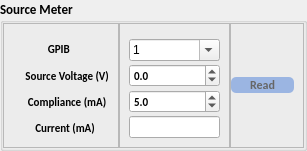
            <widget class="QGroupBox" name="groupBox_9">
             <property name="sizePolicy">
              <sizepolicy hsizetype="Preferred" vsizetype="Expanding">
               <horstretch>0</horstretch>
               <verstretch>2</verstretch>
              </sizepolicy>
             </property>
             <property name="font">
              <font>
               <family>Calibri</family>
               <pointsize>10</pointsize>
               <weight>75</weight>
               <bold>true</bold>
              </font>
             </property>
             <property name="title">
              <string>Source Meter</string>
             </property>
             <layout class="QHBoxLayout" name="horizontalLayout_13">
              <property name="spacing">
               <number>0</number>
              </property>
              <property name="leftMargin">
               <number>0</number>
              </property>
              <property name="topMargin">
               <number>0</number>
              </property>
              <property name="rightMargin">
               <number>0</number>
              </property>
              <property name="bottomMargin">
               <number>0</number>
              </property>
              <item>
               <widget class="QFrame" name="frame_24">
                <property name="sizePolicy">
                 <sizepolicy hsizetype="Expanding" vsizetype="Preferred">
                  <horstretch>2</horstretch>
                  <verstretch>0</verstretch>
                 </sizepolicy>
                </property>
                <property name="font">
                 <font>
                  <family>Times New Roman</family>
                 </font>
                </property>
                <property name="frameShape">
                 <enum>QFrame::StyledPanel</enum>
                </property>
                <property name="frameShadow">
                 <enum>QFrame::Raised</enum>
                </property>
                <layout class="QVBoxLayout" name="verticalLayout_19">
                 <property name="topMargin">
                  <number>15</number>
                 </property>
                 <item>
                  <widget class="QLabel" name="label_21">
                   <property name="font">
                    <font>
                     <family>Calibri</family>
                     <pointsize>8</pointsize>
                    </font>
                   </property>
                   <property name="text">
                    <string>              GPIB</string>
                   </property>
                  </widget>
                 </item>
                 <item>
                  <widget class="QLabel" name="label_22">
                   <property name="font">
                    <font>
                     <family>Calibri</family>
                     <pointsize>8</pointsize>
                    </font>
                   </property>
                   <property name="text">
                    <string>     Source Voltage (V)</string>
                   </property>
                  </widget>
                 </item>
                 <item>
                  <widget class="QLabel" name="label_23">
                   <property name="font">
                    <font>
                     <family>Calibri</family>
                     <pointsize>8</pointsize>
                    </font>
                   </property>
                   <property name="text">
                    <string>      Compliance (mA)</string>
                   </property>
                  </widget>
                 </item>
                 <item>
                  <widget class="QLabel" name="label_24">
                   <property name="font">
                    <font>
                     <family>Calibri</family>
                     <pointsize>8</pointsize>
                    </font>
                   </property>
                   <property name="text">
                    <string>         Current (mA)</string>
                   </property>
                  </widget>
                 </item>
                </layout>
               </widget>
              </item>
              <item>
               <widget class="QFrame" name="frame_25">
                <property name="sizePolicy">
                 <sizepolicy hsizetype="Expanding" vsizetype="Preferred">
                  <horstretch>2</horstretch>
                  <verstretch>0</verstretch>
                 </sizepolicy>
                </property>
                <property name="styleSheet">
                 <string notr="true">QComboBox{
	
	font: 8pt &quot;Calibri&quot;;
}</string>
                </property>
                <property name="frameShape">
                 <enum>QFrame::StyledPanel</enum>
                </property>
                <property name="frameShadow">
                 <enum>QFrame::Raised</enum>
                </property>
                <layout class="QVBoxLayout" name="verticalLayout_20">
                 <property name="spacing">
                  <number>3</number>
                 </property>
                 <property name="topMargin">
                  <number>15</number>
                 </property>
                 <property name="rightMargin">
                  <number>9</number>
                 </property>
                 <item>
                  <widget class="QComboBox" name="s_smbox_gpib">
                   <property name="font">
                    <font>
                     <family>Calibri</family>
                     <pointsize>8</pointsize>
                     <weight>50</weight>
                     <italic>false</italic>
                     <bold>false</bold>
                    </font>
                   </property>
                   <property name="styleSheet">
                    <string notr="true">QComboBox:#comboBox{

	background-color: rgb(0, 0, 255);
}</string>
                   </property>
                   <property name="editable">
                    <bool>true</bool>
                   </property>
                   <property name="iconSize">
                    <size>
                     <width>10</width>
                     <height>10</height>
                    </size>
                   </property>
                   <property name="frame">
                    <bool>true</bool>
                   </property>
                   <item>
                    <property name="text">
                     <string>1</string>
                    </property>
                   </item>
                   <item>
                    <property name="text">
                     <string>2</string>
                    </property>
                   </item>
                   <item>
                    <property name="text">
                     <string>17</string>
                    </property>
                   </item>
                   <item>
                    <property name="text">
                     <string>16</string>
                    </property>
                   </item>
                  </widget>
                 </item>
                 <item>
                  <widget class="QDoubleSpinBox" name="s_smbox_sv">
                   <property name="font">
                    <font>
                     <family>Calibri</family>
                     <pointsize>8</pointsize>
                    </font>
                   </property>
                   <property name="decimals">
                    <number>1</number>
                   </property>
                   <property name="minimum">
                    <double>-10.000000000000000</double>
                   </property>
                   <property name="maximum">
                    <double>10.000000000000000</double>
                   </property>
                   <property name="singleStep">
                    <double>0.100000000000000</double>
                   </property>
                  </widget>
                 </item>
                 <item>
                  <widget class="QDoubleSpinBox" name="s_smbox_com">
                   <property name="sizePolicy">
                    <sizepolicy hsizetype="Minimum" vsizetype="Fixed">
                     <horstretch>0</horstretch>
                     <verstretch>0</verstretch>
                    </sizepolicy>
                   </property>
                   <property name="font">
                    <font>
                     <family>Calibri</family>
                     <pointsize>8</pointsize>
                    </font>
                   </property>
                   <property name="buttonSymbols">
                    <enum>QAbstractSpinBox::UpDownArrows</enum>
                   </property>
                   <property name="decimals">
                    <number>1</number>
                   </property>
                   <property name="maximum">
                    <double>1000.000000000000000</double>
                   </property>
                   <property name="singleStep">
                    <double>1.000000000000000</double>
                   </property>
                   <property name="value">
                    <double>5.000000000000000</double>
                   </property>
                  </widget>
                 </item>
                 <item>
                  <widget class="QLineEdit" name="lineEdit_s_sm">
                   <property name="font">
                    <font>
                     <family>Calibri</family>
                     <pointsize>8</pointsize>
                    </font>
                   </property>
                  </widget>
                 </item>
                </layout>
               </widget>
              </item>
              <item>
               <widget class="QFrame" name="frame_26">
                <property name="sizePolicy">
                 <sizepolicy hsizetype="Expanding" vsizetype="Preferred">
                  <horstretch>1</horstretch>
                  <verstretch>0</verstretch>
                 </sizepolicy>
                </property>
                <property name="styleSheet">
                 <string notr="true">QPushButton, #s_smbutton_able{
	border:none;
	
	background-color: rgb(155, 181, 226);
	color: rgb(102, 102, 102);
	border-radius:5px;
}

QPushButton, #s_smbutton_able:hover{
	border:none;
	
	color: rgb(102, 102, 102);
	background-color: rgb(216, 223, 234);
	border-radius:5px;
}
QPushButton, #s_smbutton_able:pressed{
	border:none;
	
	color: rgb(255, 255, 255);
	
	background-color: rgb(142, 171, 221);
	border-radius:5px;
}</string>
                </property>
                <property name="frameShape">
                 <enum>QFrame::StyledPanel</enum>
                </property>
                <property name="frameShadow">
                 <enum>QFrame::Raised</enum>
                </property>
                <layout class="QVBoxLayout" name="verticalLayout_21">
                 <property name="leftMargin">
                  <number>0</number>
                 </property>
                 <item>
                  <widget class="QPushButton" name="s_smbutton_able">
                   <property name="font">
                    <font>
                     <family>Calibri</family>
                     <pointsize>9</pointsize>
                     <weight>75</weight>
                     <bold>true</bold>
                    </font>
                   </property>
                   <property name="text">
                    <string>       Read       </string>
                   </property>
                  </widget>
                 </item>
                </layout>
               </widget>
              </item>
             </layout>
            </widget>
